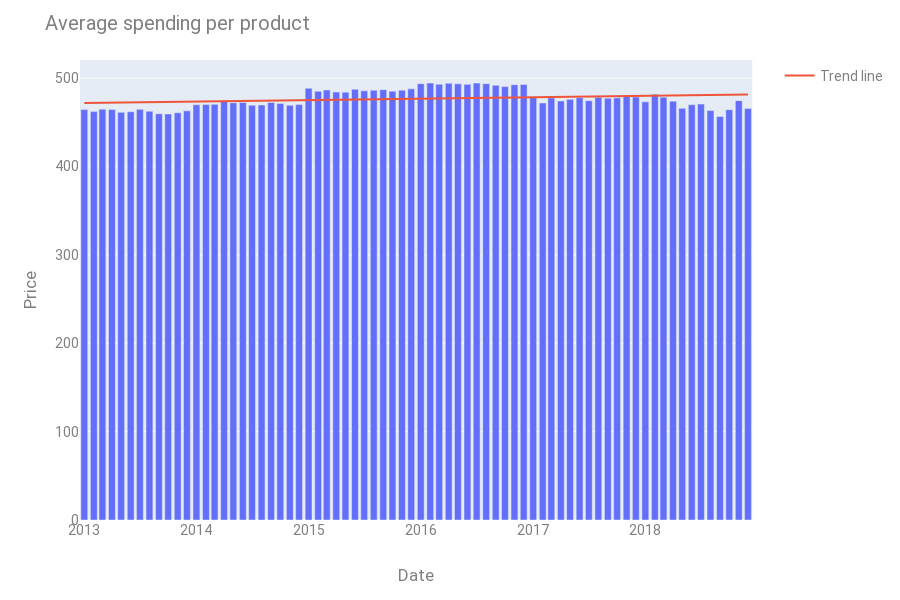

Notebook code cell kept with this figure:
### Markdown cell above
# Prediction
## Increase the number of customers between 30-40 years old by 50%

### Code cell
graph_data = data.copy()
graph_data = graph_data.groupby(['Order_Month'])['Price'].mean().reset_index(name='Price')

fig = px.bar(graph_data, x="Order_Month", y="Price")

x = pd.to_numeric(graph_data['Order_Month'].to_numpy(), downcast='integer').reshape((-1, 1))
y = graph_data['Price'].to_numpy()
model = LinearRegression().fit(x, y)

fig.add_trace(go.Scatter(x=graph_data['Order_Month'], y=model.predict(x),
                    mode='lines',
                    name='Trend line'))

print('Accuracy: %2.2f' % (model.score(x, y) * 100) + '%')

fig.update_layout(
    title_text="Average spending per product",
    xaxis_title="Date",
    yaxis_title="Price",
    font=dict(
        family="Roboto",
        size=14,
        color="#7f7f7f"
    )
)

fig.show()
